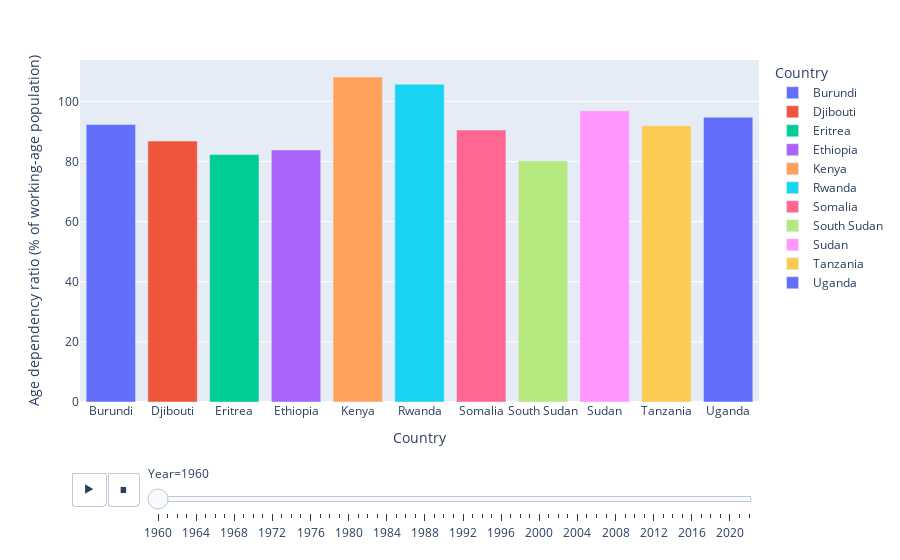

Notebook code cell kept with this figure:
### Code cell
fig=px.bar(east_africa_countries_data,y='Age dependency ratio (% of working-age population)',x='Country',color='Country',animation_frame='Year',animation_group='Country')
fig.show()

### Figure 1 — Plotly figure (JSON) as saved in the notebook; plotly's stock layout.template omitted (floating-point values rounded to 4 significant figures)
{"data": [{"alignmentgroup": "True", "hovertemplate": "Country=%{x}<br>Year=1960<br>Age dependency ratio (% of working-age population)=%{y}<extra></extra>", "ids": ["Burundi"], "legendgroup": "Burundi", "marker": {"color": "#636efa", "pattern": {"shape": ""}}, "name": "Burundi", "offsetgroup": "Burundi", "orientation": "v", "showlegend": true, "textposition": "auto", "type": "bar", "x": ["Burundi"], "xaxis": "x", "y": [92.29], "yaxis": "y"}, {"alignmentgroup": "True", "hovertemplate": "Country=%{x}<br>Year=1960<br>Age dependency ratio (% of working-age population)=%{y}<extra></extra>", "ids": ["Djibouti"], "legendgroup": "Djibouti", "marker": {"color": "#EF553B", "pattern": {"shape": ""}}, "name": "Djibouti", "offsetgroup": "Djibouti", "orientation": "v", "showlegend": true, "textposition": "auto", "type": "bar", "x": ["Djibouti"], "xaxis": "x", "y": [86.78], "yaxis": "y"}, {"alignmentgroup": "True", "hovertemplate": "Country=%{x}<br>Year=1960<br>Age dependency ratio (% of working-age population)=%{y}<extra></extra>", "ids": ["Eritrea"], "legendgroup": "Eritrea", "marker": {"color": "#00cc96", "pattern": {"shape": ""}}, "name": "Eritrea", "offsetgroup": "Eritrea", "orientation": "v", "showlegend": true, "textposition": "auto", "type": "bar", "x": ["Eritrea"], "xaxis": "x", "y": [82.29], "yaxis": "y"}, {"alignmentgroup": "True", "hovertemplate": "Country=%{x}<br>Year=1960<br>Age dependency ratio (% of working-age population)=%{y}<extra></extra>", "ids": ["Ethiopia"], "legendgroup": "Ethiopia", "marker": {"color": "#ab63fa", "pattern": {"shape": ""}}, "name": "Ethiopia", "offsetgroup": "Ethiopia", "orientation": "v", "showlegend": true, "textposition": "auto", "type": "bar", "x": ["Ethiopia"], "xaxis": "x", "y": [83.83], "yaxis": "y"}, {"alignmentgroup": "True", "hovertemplate": "Country=%{x}<br>Year=1960<br>Age dependency ratio (% of working-age population)=%{y}<extra></extra>", "ids": ["Kenya"], "legendgroup": "Kenya", "marker": {"color": "#FFA15A", "pattern": {"shape": ""}}, "name": "Kenya", "offsetgroup": "Kenya", "orientation": "v", "showlegend": true, "textposition": "auto", "type": "bar", "x": ["Kenya"], "xaxis": "x", "y": [108.1], "yaxis": "y"}, {"alignmentgroup": "True", "hovertemplate": "Country=%{x}<br>Year=1960<br>Age dependency ratio (% of working-age population)=%{y}<extra></extra>", "ids": ["Rwanda"], "legendgroup": "Rwanda", "marker": {"color": "#19d3f3", "pattern": {"shape": ""}}, "name": "Rwanda", "offsetgroup": "Rwanda", "orientation": "v", "showlegend": true, "textposition": "auto", "type": "bar", "x": ["Rwanda"], "xaxis": "x", "y": [105.7], "yaxis": "y"}, {"alignmentgroup": "True", "hovertemplate": "Country=%{x}<br>Year=1960<br>Age dependency ratio (% of working-age population)=%{y}<extra></extra>", "ids": ["Somalia"], "legendgroup": "Somalia", "marker": {"color": "#FF6692", "pattern": {"shape": ""}}, "name": "Somalia", "offsetgroup": "Somalia", "orientation": "v", "showlegend": true, "textposition": "auto", "type": "bar", "x": ["Somalia"], "xaxis": "x", "y": [90.45], "yaxis": "y"}, {"alignmentgroup": "True", "hovertemplate": "Country=%{x}<br>Year=1960<br>Age dependency ratio (% of working-age population)=%{y}<extra></extra>", "ids": ["South Sudan"], "legendgroup": "South Sudan", "marker": {"color": "#B6E880", "pattern": {"shape": ""}}, "name": "South Sudan", "offsetgroup": "South Sudan", "orientation": "v", "showlegend": true, "textposition": "auto", "type": "bar", "x": ["South Sudan"], "xaxis": "x", "y": [80.19], "yaxis": "y"}, {"alignmentgroup": "True", "hovertemplate": "Country=%{x}<br>Year=1960<br>Age dependency ratio (% of working-age population)=%{y}<extra></extra>", "ids": ["Sudan"], "legendgroup": "Sudan", "marker": {"color": "#FF97FF", "pattern": {"shape": ""}}, "name": "Sudan", "offsetgroup": "Sudan", "orientation": "v", "showlegend": true, "textposition": "auto", "type": "bar", "x": ["Sudan"], "xaxis": "x", "y": [96.83], "yaxis": "y"}, {"alignmentgroup": "True", "hovertemplate": "Country=%{x}<br>Year=1960<br>Age dependency ratio (% of working-age population)=%{y}<extra></extra>", "ids": ["Tanzania"], "legendgroup": "Tanzania", "marker": {"color": "#FECB52", "pattern": {"shape": ""}}, "name": "Tanzania", "offsetgroup": "Tanzania", "orientation": "v", "showlegend": true, "textposition": "auto", "type": "bar", "x": ["Tanzania"], "xaxis": "x", "y": [91.87], "yaxis": "y"}, {"alignmentgroup": "True", "hovertemplate": "Country=%{x}<br>Year=1960<br>Age dependency ratio (% of working-age population)=%{y}<extra></extra>", "ids": ["Uganda"], "legendgroup": "Uganda", "marker": {"color": "#636efa", "pattern": {"shape": ""}}, "name": "Uganda", "offsetgroup": "Uganda", "orientation": "v", "showlegend": true, "textposition": "auto", "type": "bar", "x": ["Uganda"], "xaxis": "x", "y": [94.72], "yaxis": "y"}], "layout": {"barmode": "relative", "legend": {"title": {"text": "Country"}, "tracegroupgap": 0}, "margin": {"t": 60}, "sliders": [{"active": 0, "currentvalue": {"prefix": "Year="}, "len": 0.9, "pad": {"b": 10, "t": 60}, "steps": [{"args": [["1960"], {"frame": {"duration": 0, "redraw": true}, "fromcurrent": true, "mode": "immediate", "transition": {"duration": 0, "easing": "linear"}}], "label": "1960", "method": "animate"}, {"args": [["1961"], {"frame": {"duration": 0, "redraw": true}, "fromcurrent": true, "mode": "immediate", "transition": {"duration": 0, "easing": "linear"}}], "label": "1961", "method": "animate"}, {"args": [["1962"], {"frame": {"duration": 0, "redraw": true}, "fromcurrent": true, "mode": "immediate", "transition": {"duration": 0, "easing": "linear"}}], "label": "1962", "method": "animate"}, {"args": [["1963"], {"frame": {"duration": 0, "redraw": true}, "fromcurrent": true, "mode": "immediate", "transition": {"duration": 0, "easing": "linear"}}], "label": "1963", "method": "animate"}, {"args": [["1964"], {"frame": {"duration": 0, "redraw": true}, "fromcurrent": true, "mode": "immediate", "transition": {"duration": 0, "easing": "linear"}}], "label": "1964", "method": "animate"}, {"args": [["1965"], {"frame": {"duration": 0, "redraw": true}, "fromcurrent": true, "mode": "immediate", "transition": {"duration": 0, "easing": "linear"}}], "label": "1965", "method": "animate"}, {"args": [["1966"], {"frame": {"duration": 0, "redraw": true}, "fromcurrent": true, "mode": "immediate", "transition": {"duration": 0, "easing": "linear"}}], "label": "1966", "method": "animate"}, {"args": [["1967"], {"frame": {"duration": 0, "redraw": true}, "fromcurrent": true, "mode": "immediate", "transition": {"duration": 0, "easing": "linear"}}], "label": "1967", "method": "animate"}, {"args": [["1968"], {"frame": {"duration": 0, "redraw": true}, "fromcurrent": true, "mode": "immediate", "transition": {"duration": 0, "easing": "linear"}}], "label": "1968", "method": "animate"}, {"args": [["1969"], {"frame": {"duration": 0, "redraw": true}, "fromcurrent": true, "mode": "immediate", "transition": {"duration": 0, "easing": "linear"}}], "label": "1969", "method": "animate"}, {"args": [["1970"], {"frame": {"duration": 0, "redraw": true}, "fromcurrent": true, "mode": "immediate", "transition": {"duration": 0, "easing": "linear"}}], "label": "1970", "method": "animate"}, {"args": [["1971"], {"frame": {"duration": 0, "redraw": true}, "fromcurrent": true, "mode": "immediate", "transition": {"duration": 0, "easing": "linear"}}], "label": "1971", "method": "animate"}, {"args": [["1972"], {"frame": {"duration": 0, "redraw": true}, "fromcurrent": true, "mode": "immediate", "transition": {"duration": 0, "easing": "linear"}}], "label": "1972", "method": "animate"}, {"args": [["1973"], {"frame": {"duration": 0, "redraw": true}, "fromcurrent": true, "mode": "immediate", "transition": {"duration": 0, "easing": "linear"}}], "label": "1973", "method": "animate"}, {"args": [["1974"], {"frame": {"duration": 0, "redraw": true}, "fromcurrent": true, "mode": "immediate", "transition": {"duration": 0, "easing": "linear"}}], "label": "1974", "method": "animate"}, {"args": [["1975"], {"frame": {"duration": 0, "redraw": true}, "fromcurrent": true, "mode": "immediate", "transition": {"duration": 0, "easing": "linear"}}], "label": "1975", "method": "animate"}, {"args": [["1976"], {"frame": {"duration": 0, "redraw": true}, "fromcurrent": true, "mode": "immediate", "transition": {"duration": 0, "easing": "linear"}}], "label": "1976", "method": "animate"}, {"args": [["1977"], {"frame": {"duration": 0, "redraw": true}, "fromcurrent": true, "mode": "immediate", "transition": {"duration": 0, "easing": "linear"}}], "label": "1977", "method": "animate"}, {"args": [["1978"], {"frame": {"duration": 0, "redraw": true}, "fromcurrent": true, "mode": "immediate", "transition": {"duration": 0, "easing": "linear"}}], "label": "1978", "method": "animate"}, {"args": [["1979"], {"frame": {"duration": 0, "redraw": true}, "fromcurrent": true, "mode": "immediate", "transition": {"duration": 0, "easing": "linear"}}], "label": "1979", "method": "animate"}, {"args": [["1980"], {"frame": {"duration": 0, "redraw": true}, "fromcurrent": true, "mode": "immediate", "transition": {"duration": 0, "easing": "linear"}}], "label": "1980", "method": "animate"}, {"args": [["1981"], {"frame": {"duration": 0, "redraw": true}, "fromcurrent": true, "mode": "immediate", "transition": {"duration": 0, "easing": "linear"}}], "label": "1981", "method": "animate"}, {"args": [["1982"], {"frame": {"duration": 0, "redraw": true}, "fromcurrent": true, "mode": "immediate", "transition": {"duration": 0, "easing": "linear"}}], "label": "1982", "method": "animate"}, {"args": [["1983"], {"frame": {"duration": 0, "redraw": true}, "fromcurrent": true, "mode": "immediate", "transition": {"duration": 0, "easing": "linear"}}], "label": "1983", "method": "animate"}, {"args": [["1984"], {"frame": {"duration": 0, "redraw": true}, "fromcurrent": true, "mode": "immediate", "transition": {"duration": 0, "easing": "linear"}}], "label": "1984", "method": "animate"}, {"args": [["1985"], {"frame": {"duration": 0, "redraw": true}, "fromcurrent": true, "mode": "immediate", "transition": {"duration": 0, "easing": "linear"}}], "label": "1985", "method": "animate"}, {"args": [["1986"], {"frame": {"duration": 0, "redraw": true}, "fromcurrent": true, "mode": "immediate", "transition": {"duration": 0, "easing": "linear"}}], "label": "1986", "method": "animate"}, {"args": [["1987"], {"frame": {"duration": 0, "redraw": true}, "fromcurrent": true, "mode": "immediate", "transition": {"duration": 0, "easing": "linear"}}], "label": "1987", "method": "animate"}, {"args": [["1988"], {"frame": {"duration": 0, "redraw": true}, "fromcurrent": true, "mode": "immediate", "transition": {"duration": 0, "easing": "linear"}}], "label": "1988", "method": "animate"}, {"args": [["1989"], {"frame": {"duration": 0, "redraw": true}, "fromcurrent": true, "mode": "immediate", "transition": {"duration": 0, "easing": "linear"}}], "label": "1989", "method": "animate"}, {"args": [["1990"], {"frame": {"duration": 0, "redraw": true}, "fromcurrent": true, "mode": "immediate", "transition": {"duration": 0, "easing": "linear"}}], "label": "1990", "method": "animate"}, {"args": [["1991"], {"frame": {"duration": 0, "redraw": true}, "fromcurrent": true, "mode": "immediate", "transition": {"duration": 0, "easing": "linear"}}], "label": "1991", "method": "animate"}, {"args": [["1992"], {"frame": {"duration": 0, "redraw": true}, "fromcurrent": true, "mode": "immediate", "transition": {"duration": 0, "easing": "linear"}}], "label": "1992", "method": "animate"}, {"args": [["1993"], {"frame": {"duration": 0, "redraw": true}, "fromcurrent": true, "mode": "immediate", "transition": {"duration": 0, "easing": "linear"}}], "label": "1993", "method": "animate"}, {"args": [["1994"], {"frame": {"duration": 0, "redraw": true}, "fromcurrent": true, "mode": "immediate", "transition": {"duration": 0, "easing": "linear"}}], "label": "1994", "method": "animate"}, {"args": [["1995"], {"frame": {"duration": 0, "redraw": true}, "fromcurrent": true, "mode": "immediate", "transition": {"duration": 0, "easing": "linear"}}], "label": "1995", "method": "animate"}, {"args": [["1996"], {"frame": {"duration": 0, "redraw": true}, "fromcurrent": true, "mode": "immediate", "transition": {"duration": 0, "easing": "linear"}}], "label": "1996", "method": "animate"}, {"args": [["1997"], {"frame": {"duration": 0, "redraw": true}, "fromcurrent": true, "mode": "immediate", "transition": {"duration": 0, "easing": "linear"}}], "label": "1997", "method": "animate"}, {"args": [["1998"], {"frame": {"duration": 0, "redraw": true}, "fromcurrent": true, "mode": "immediate", "transition": {"duration": 0, "easing": "linear"}}], "label": "1998", "method": "animate"}, {"args": [["1999"], {"frame": {"duration": 0, "redraw": true}, "fromcurrent": true, "mode": "immediate", "transition": {"duration": 0, "easing": "linear"}}], "label": "1999", "method": "animate"}, {"args": [["2000"], {"frame": {"duration": 0, "redraw": true}, "fromcurrent": true, "mode": "immediate", "transition": {"duration": 0, "easing": "linear"}}], "label": "2000", "method": "animate"}, {"args": [["2001"], {"frame": {"duration": 0, "redraw": true}, "fromcurrent": true, "mode": "immediate", "transition": {"duration": 0, "easing": "linear"}}], "label": "2001", "method": "animate"}, {"args": [["2002"], {"frame": {"duration": 0, "redraw": true}, "fromcurrent": true, "mode": "immediate", "transition": {"duration": 0, "easing": "linear"}}], "label": "2002", "method": "animate"}, {"args": [["2003"], {"frame": {"duration": 0, "redraw": true}, "fromcurrent": true, "mode": "immediate", "transition": {"duration": 0, "easing": "linear"}}], "label": "2003", "method": "animate"}, {"args": [["2004"], {"frame": {"duration": 0, "redraw": true}, "fromcurrent": true, "mode": "immediate", "transition": {"duration": 0, "easing": "linear"}}], "label": "2004", "method": "animate"}, {"args": [["2005"], {"frame": {"duration": 0, "redraw": true}, "fromcurrent": true, "mode": "immediate", "transition": {"duration": 0, "easing": "linear"}}], "label": "2005", "method": "animate"}, {"args": [["2006"], {"frame": {"duration": 0, "redraw": true}, "fromcurrent": true, "mode": "immediate", "transition": {"duration": 0, "easing": "linear"}}], "label": "2006", "method": "animate"}, {"args": [["2007"], {"frame": {"duration": 0, "redraw": true}, "fromcurrent": true, "mode": "immediate", "transition": {"duration": 0, "easing": "linear"}}], "label": "2007", "method": "animate"}, {"args": [["2008"], {"frame": {"duration": 0, "redraw": true}, "fromcurrent": true, "mode": "immediate", "transition": {"duration": 0, "easing": "linear"}}], "label": "2008", "method": "animate"}, {"args": [["2009"], {"frame": {"duration": 0, "redraw": true}, "fromcurrent": true, "mode": "immediate", "transition": {"duration": 0, "easing": "linear"}}], "label": "2009", "method": "animate"}, {"args": [["2010"], {"frame": {"duration": 0, "redraw": true}, "fromcurrent": true, "mode": "immediate", "transition": {"duration": 0, "easing": "linear"}}], "label": "2010", "method": "animate"}, {"args": [["2011"], {"frame": {"duration": 0, "redraw": true}, "fromcurrent": true, "mode": "immediate", "transition": {"duration": 0, "easing": "linear"}}], "label": "2011", "method": "animate"}, {"args": [["2012"], {"frame": {"duration": 0, "redraw": true}, "fromcurrent": true, "mode": "immediate", "transition": {"duration": 0, "easing": "linear"}}], "label": "2012", "method": "animate"}, {"args": [["2013"], {"frame": {"duration": 0, "redraw": true}, "fromcurrent": true, "mode": "immediate", "transition": {"duration": 0, "easing": "linear"}}], "label": "2013", "method": "animate"}, {"args": [["2014"], {"frame": {"duration": 0, "redraw": true}, "fromcurrent": true, "mode": "immediate", "transition": {"duration": 0, "easing": "linear"}}], "label": "2014", "method": "animate"}, {"args": [["2015"], {"frame": {"duration": 0, "redraw": true}, "fromcurrent": true, "mode": "immediate", "transition": {"duration": 0, "easing": "linear"}}], "label": "2015", "method": "animate"}, {"args": [["2016"], {"frame": {"duration": 0, "redraw": true}, "fromcurrent": true, "mode": "immediate", "transition": {"duration": 0, "easing": "linear"}}], "label": "2016", "method": "animate"}, {"args": [["2017"], {"frame": {"duration": 0, "redraw": true}, "fromcurrent": true, "mode": "immediate", "transition": {"duration": 0, "easing": "linear"}}], "label": "2017", "method": "animate"}, {"args": [["2018"], {"frame": {"duration": 0, "redraw": true}, "fromcurrent": true, "mode": "immediate", "transition": {"duration": 0, "easing": "linear"}}], "label": "2018", "method": "animate"}, {"args": [["2019"], {"frame": {"duration": 0, "redraw": true}, "fromcurrent": true, "mode": "immediate", "transition": {"duration": 0, "easing": "linear"}}], "label": "2019", "method": "animate"}, {"args": [["2020"], {"frame": {"duration": 0, "redraw": true}, "fromcurrent": true, "mode": "immediate", "transition": {"duration": 0, "easing": "linear"}}], "label": "2020", "method": "animate"}, {"args": [["2021"], {"frame": {"duration": 0, "redraw": true}, "fromcurrent": true, "mode": "immediate", "transition": {"duration": 0, "easing": "linear"}}], "label": "2021", "method": "animate"}, {"args": [["2022"], {"frame": {"duration": 0, "redraw": true}, "fromcurrent": true, "mode": "immediate", "transition": {"duration": 0, "easing": "linear"}}], "label": "2022", "method": "animate"}], "x": 0.1, "xanchor": "left", "y": 0, "yanchor": "top"}], "updatemenus": [{"buttons": [{"args": [null, {"frame": {"duration": 500, "redraw": true}, "fromcurrent": true, "mode": "immediate", "transition": {"duration": 500, "easing": "linear"}}], "label": "&#9654;", "method": "animate"}, {"args": [[null], {"frame": {"duration": 0, "redraw": true}, "fromcurrent": true, "mode": "immediate", "transition": {"duration": 0, "easing": "linear"}}], "label": "&#9724;", "method": "animate"}], "direction": "left", "pad": {"r": 10, "t": 70}, "showactive": false, "type": "buttons", "x": 0.1, "xanchor": "right", "y": 0, "yanchor": "top"}], "xaxis": {"anchor": "y", "categoryarray": ["Burundi", "Djibouti", "Eritrea", "Ethiopia", "Kenya", "Rwanda", "Somalia", "South Sudan", "Sudan", "Tanzania", "Uganda"], "categoryorder": "array", "domain": [0, 1], "title": {"text": "Country"}}, "yaxis": {"anchor": "x", "domain": [0, 1], "title": {"text": "Age dependency ratio (% of working-age population)"}}}}
